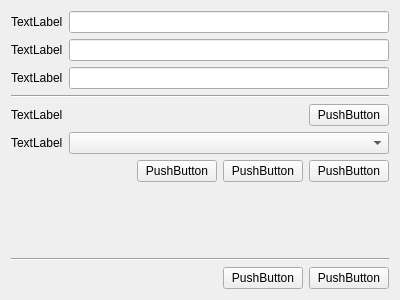
<?xml version="1.0" encoding="UTF-8"?>
<ui version="4.0">
 <class>SqlWorkspaceNewDialog</class>
 <widget class="QWidget" name="SqlWorkspaceNewDialog">
  <property name="geometry">
   <rect>
    <x>0</x>
    <y>0</y>
    <width>400</width>
    <height>300</height>
   </rect>
  </property>
  <property name="windowTitle">
   <string>Form</string>
  </property>
  <layout class="QVBoxLayout" name="verticalLayout">
   <item>
    <layout class="QFormLayout" name="formLayout">
     <item row="0" column="0">
      <widget class="QLabel" name="label">
       <property name="text">
        <string>TextLabel</string>
       </property>
      </widget>
     </item>
     <item row="0" column="1">
      <widget class="QLineEdit" name="lineEdit"/>
     </item>
     <item row="1" column="0">
      <widget class="QLabel" name="label_2">
       <property name="text">
        <string>TextLabel</string>
       </property>
      </widget>
     </item>
     <item row="1" column="1">
      <widget class="QLineEdit" name="lineEdit_2"/>
     </item>
     <item row="2" column="0">
      <widget class="QLabel" name="label_3">
       <property name="text">
        <string>TextLabel</string>
       </property>
      </widget>
     </item>
     <item row="2" column="1">
      <widget class="QLineEdit" name="lineEdit_3"/>
     </item>
    </layout>
   </item>
   <item>
    <widget class="Line" name="line">
     <property name="orientation">
      <enum>Qt::Horizontal</enum>
     </property>
    </widget>
   </item>
   <item>
    <layout class="QHBoxLayout" name="horizontalLayout">
     <item>
      <widget class="QLabel" name="label_4">
       <property name="text">
        <string>TextLabel</string>
       </property>
      </widget>
     </item>
     <item>
      <spacer name="horizontalSpacer">
       <property name="orientation">
        <enum>Qt::Horizontal</enum>
       </property>
       <property name="sizeHint" stdset="0">
        <size>
         <width>40</width>
         <height>20</height>
        </size>
       </property>
      </spacer>
     </item>
     <item>
      <widget class="QPushButton" name="pushButton_2">
       <property name="text">
        <string>PushButton</string>
       </property>
      </widget>
     </item>
    </layout>
   </item>
   <item>
    <layout class="QFormLayout" name="formLayout_3">
     <item row="0" column="0">
      <widget class="QLabel" name="label_5">
       <property name="text">
        <string>TextLabel</string>
       </property>
      </widget>
     </item>
     <item row="0" column="1">
      <widget class="QComboBox" name="comboBox"/>
     </item>
    </layout>
   </item>
   <item>
    <layout class="QHBoxLayout" name="horizontalLayout_2">
     <item>
      <spacer name="horizontalSpacer_2">
       <property name="orientation">
        <enum>Qt::Horizontal</enum>
       </property>
       <property name="sizeHint" stdset="0">
        <size>
         <width>40</width>
         <height>20</height>
        </size>
       </property>
      </spacer>
     </item>
     <item>
      <widget class="QPushButton" name="pushButton_5">
       <property name="text">
        <string>PushButton</string>
       </property>
      </widget>
     </item>
     <item>
      <widget class="QPushButton" name="pushButton_4">
       <property name="text">
        <string>PushButton</string>
       </property>
      </widget>
     </item>
     <item>
      <widget class="QPushButton" name="pushButton_3">
       <property name="text">
        <string>PushButton</string>
       </property>
      </widget>
     </item>
    </layout>
   </item>
   <item>
    <spacer name="verticalSpacer">
     <property name="orientation">
      <enum>Qt::Vertical</enum>
     </property>
     <property name="sizeHint" stdset="0">
      <size>
       <width>20</width>
       <height>40</height>
      </size>
     </property>
    </spacer>
   </item>
   <item>
    <widget class="Line" name="line_2">
     <property name="orientation">
      <enum>Qt::Horizontal</enum>
     </property>
    </widget>
   </item>
   <item>
    <layout class="QHBoxLayout" name="horizontalLayout_3">
     <item>
      <spacer name="horizontalSpacer_3">
       <property name="orientation">
        <enum>Qt::Horizontal</enum>
       </property>
       <property name="sizeHint" stdset="0">
        <size>
         <width>40</width>
         <height>20</height>
        </size>
       </property>
      </spacer>
     </item>
     <item>
      <widget class="QPushButton" name="pushButton_6">
       <property name="text">
        <string>PushButton</string>
       </property>
      </widget>
     </item>
     <item>
      <widget class="QPushButton" name="pushButton">
       <property name="text">
        <string>PushButton</string>
       </property>
      </widget>
     </item>
    </layout>
   </item>
  </layout>
 </widget>
 <resources/>
 <connections/>
</ui>
